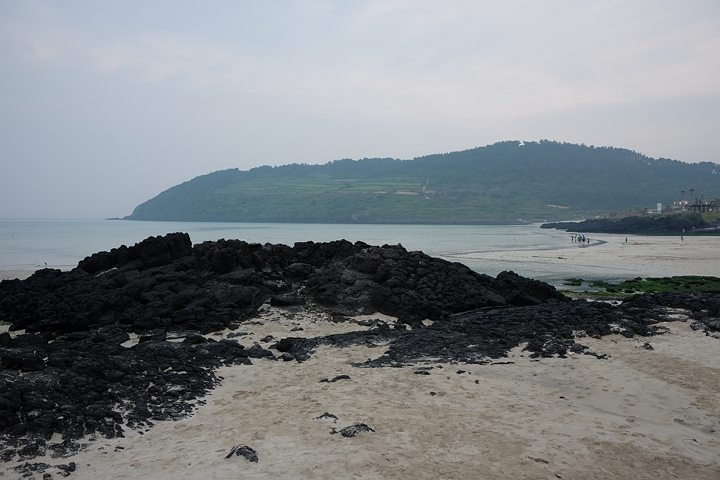
#> input picture img/img1.jpg, 720 x 480 px
$ python 3.py
#> lines starting #> are read from the running program, lines starting #| are printed output that depends on the picture
import cv2 as cv
import numpy as np
import matplotlib.pyplot as plt

def main():

    img1 = cv.imread('../img/img1.jpg')
#> img1 is the input picture: shape (480, 720, 3); mean B, G, R 134.2, 130.6, 125.7
    img2 = cv.imread('../img/img2.jpg')
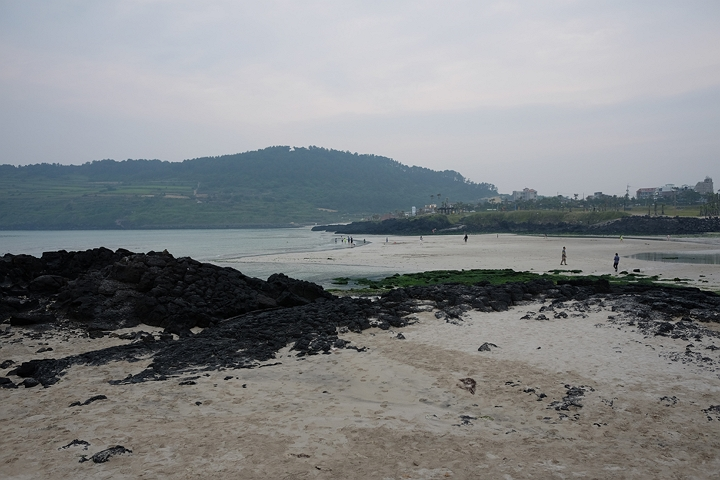
#> input picture img/img2.jpg, 720 x 480 px
#> img2 is the input picture: shape (480, 720, 3); mean B, G, R 134.4, 132.3, 129.6

    # 이미지가 제대로 로드되었는지 확인
    if img1 is None or img2 is None:
        print("이미지를 불러올 수 없습니다.")
        return

    # 그레이스케일 변환 (특징점 검출용)
    gray1 = cv.cvtColor(img1, cv.COLOR_BGR2GRAY)
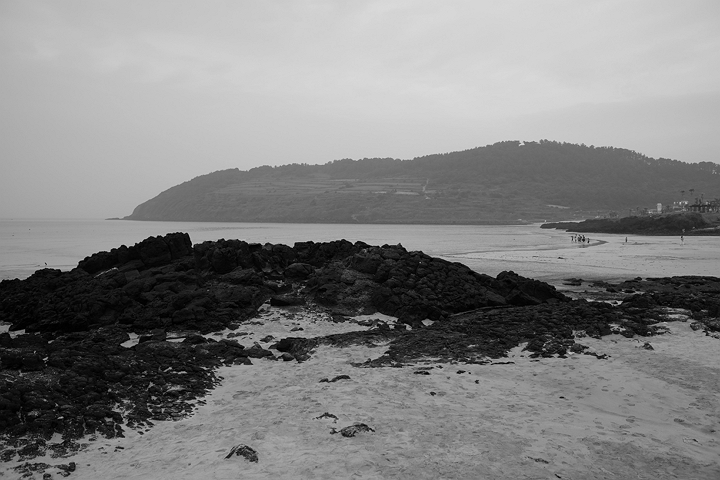
#> gray1: shape (480, 720); min 0, max 219, mean 129.5
    gray2 = cv.cvtColor(img2, cv.COLOR_BGR2GRAY)
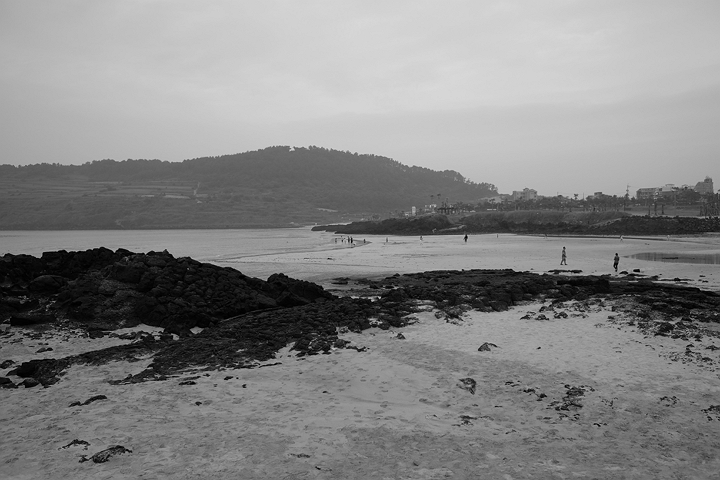
#> gray2: shape (480, 720); min 0, max 218, mean 131.7

    # SIFT 객체 생성
    sift = cv.SIFT_create()  # 기본 파라미터로 SIFT 객체 생성

    # 각 이미지에서 특징점과 설명자 추출
    kp1, des1 = sift.detectAndCompute(gray1, None)
#> kp1 = 927 keypoints; strongest (x, y, size): (619, 303, 2.6), (427, 373, 2.2), (205, 368, 1.9), (440, 367, 2.1)
    kp2, des2 = sift.detectAndCompute(gray2, None)
#> kp2 = 965 keypoints; strongest (x, y, size): (466, 237, 2), (638, 270, 2.3), (635, 270, 1.9), (244, 386, 2.5)

    print(f"첫 번째 이미지 특징점 개수: {len(kp1)}")
#| 첫 번째 이미지 특징점 개수: 927
    print(f"두 번째 이미지 특징점 개수: {len(kp2)}")
#| 두 번째 이미지 특징점 개수: 965

    # bf 기반 매처 설정
    bf = cv.BFMatcher(cv.NORM_L2, crossCheck=False)  # crossCheck=False: 양방향 매칭 비활성화

    # 매칭 수행 (모든 특징점 간 매칭)
    matches = bf.match(des1, des2)
#> matches = 927 matches

    # knnMatch를 사용하여 각 특징점마다 가장 가까운 2개의 매칭점 찾기
    knn_matches = bf.knnMatch(des1, des2, 2)  # k=2: 각 특징점에 대해 상위 2개 매칭
#> knn_matches = 927 matches

    # Lowe의 ratio test를 적용하여 좋은 매치 선택
    # 첫 번째 매치가 두 번째 매치보다 충분히 좋은 경우만 선택
    ratio = 0.7  # 비율 임계값 (0.7 권장)
    good_match = []
    for nearest1, nearest2 in knn_matches:
        if nearest1.distance < nearest2.distance * ratio:  # 첫 번째 매치가 두 번째의 70% 이하 거리
            good_match.append(nearest1)
#> after the loop, good_match = 270 matches

    print(f"좋은 매치 개수: {len(good_match)}")
#| 좋은 매치 개수: 270

    # 매칭점에서 좌표 추출
    # queryIdx: 첫 번째 이미지에서의 특징점 인덱스, trainIdx: 두 번째 이미지에서의 특징점 인덱스
    points1 = np.float32([kp1[match.queryIdx].pt for match in good_match])  # 첫 번째 이미지 대응점
#> points1 = 270 pairs, first value 19.44 to 708.6, second value 135.2 to 465.1
    points2 = np.float32([kp2[match.trainIdx].pt for match in good_match])  # 두 번째 이미지 대응점
#> points2 = 270 pairs, first value 8.21 to 584.2, second value 141.1 to 471.8

    # RANSAC을 사용하여 호모그래피 계산
    # RANSAC(Random Sample Consensus): 이상치(outlier)에 강인한 모델 추정 알고리즘
    H, _ = cv.findHomography(points1, points2, cv.RANSAC)  # H: 호모그래피 행렬
#> H = [[1.65, -0.0446, -418.5], [0.176, 1.44, -83.12], [0.000879, 2.58e-05, 1]]

    # 이미지 크기 가져오기
    h1, w1 = img1.shape[:2]  # 첫 번째 이미지 높이, 너비
#> h1 = 480; w1 = 720
    h2, w2 = img2.shape[:2]  # 두 번째 이미지 높이, 너비
#> h2 = 480; w2 = 720

    # 변환 후 이미지 크기 계산 (두 번째 이미지 크기로 설정)
    # 첫 번째 이미지의 네 모서리 좌표
    box1 = np.float32([(0,0), (0,h1-1), (w1-1,h1-1), (w1-1,0)]).reshape(4,1,2)
#> box1 = [[0, 0], [0, 479], [719, 479], [719, 0]]
    # 호모그래피를 적용하여 첫 번째 이미지의 모서리가 두 번째 이미지에서 어디에 위치하는지 계산
    box2 = cv.perspectiveTransform(box1, H)
#> box2 = [[-418.5, -83.12], [-434.5, 600.6], [452, 446.8], [468.5, 26.75]]

    # 두 번째 이미지 위에 첫 번째 이미지 변환하여 합치기
    # 호모그래피로 계산된 영역을 녹색 선으로 표시
    img2_warped = cv.polylines(img2.copy(), [np.int32(box2)], True, (0,255,0), 3)

    # 첫 번째 이미지를 호모그래피를 사용하여 변환
    # 두 이미지를 나란히 배치하고 매칭 라인 그리기
    img_match = np.zeros((max(h1,h2), w1+w2, 3), dtype=np.uint8)
    cv.drawMatches(img1, kp1, img2, kp2, good_match, img_match, flags=cv.DrawMatchesFlags_NOT_DRAW_SINGLE_POINTS)
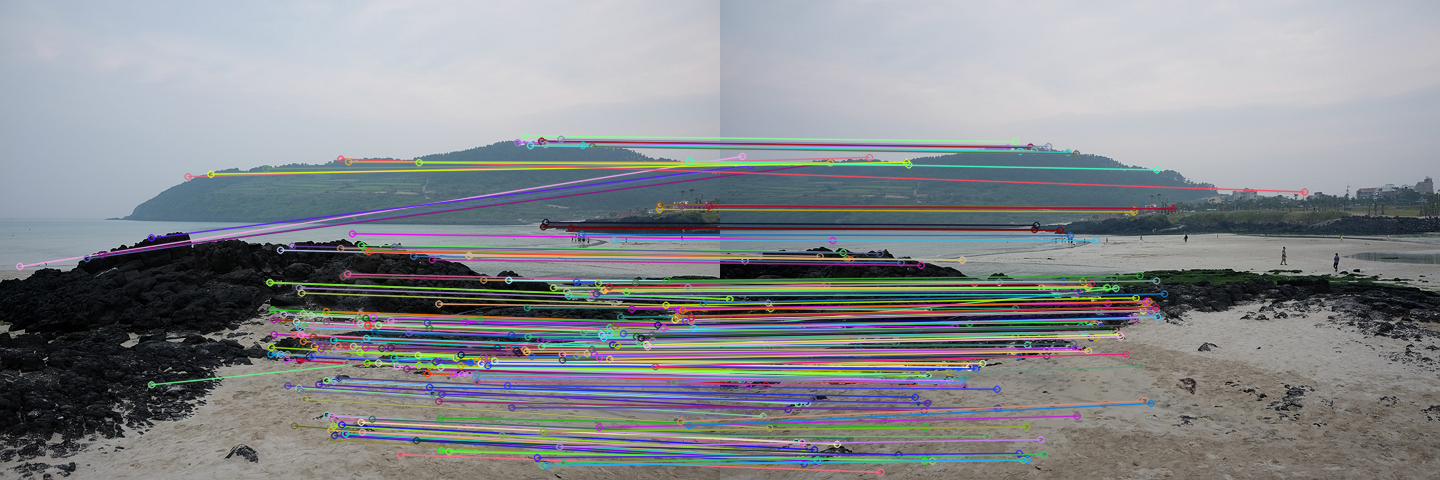
#> img_match: shape (480, 1440, 3); mean B, G, R 141.2, 137.1, 134.2

    # 결과 이미지를 matplotlib으로 시각화
    plt.figure(figsize=(15, 10))

    # 매칭 결과 표시
    plt.subplot(2, 2, 1)
    plt.title('Matches and Homography')
    plt.imshow(cv.cvtColor(img_match, cv.COLOR_BGR2RGB))
    plt.axis('off')

    # 두 번째 이미지에 변환 영역 표시
    plt.subplot(2, 2, 2)
    plt.title('Projected Region on Image 2')
    plt.imshow(cv.cvtColor(img2_warped, cv.COLOR_BGR2RGB))
    plt.axis('off')

    # 첫 번째 이미지를 두 번째 이미지 공간으로 변환
    # 호모그래피를 적용하여 첫 번째 이미지를 두 번째 이미지의 크기와 시점으로 변환
    warped_img = cv.warpPerspective(img1, H, (w2, h2))
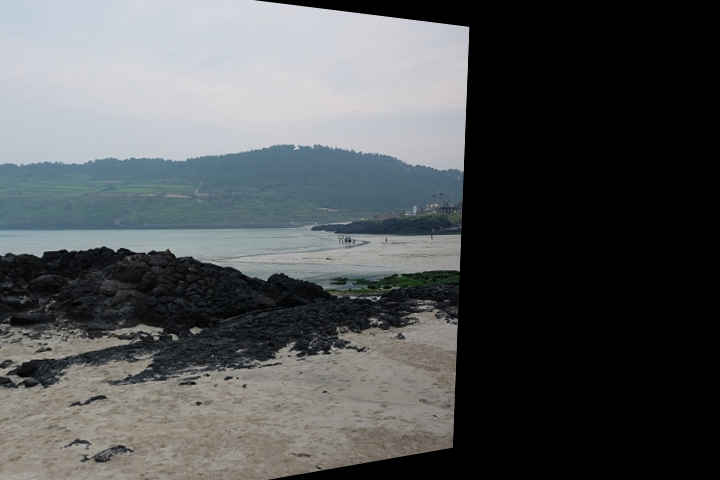
#> warped_img: shape (480, 720, 3); mean B, G, R 86.3, 84.9, 82

    plt.subplot(2, 2, 3)
    plt.title('Image 1 Warped to Image 2 Space')
    plt.imshow(cv.cvtColor(warped_img, cv.COLOR_BGR2RGB))
    plt.axis('off')

    # 변환된 이미지와 두 번째 이미지 합성
    # 두 영상을 반투명하게 합성하여 정합 결과 확인
    alpha = 0.5  # 첫 번째 이미지 투명도
    beta = 1.0 - alpha  # 두 번째 이미지 투명도
    blended = cv.addWeighted(warped_img, alpha, img2, beta, 0.0)
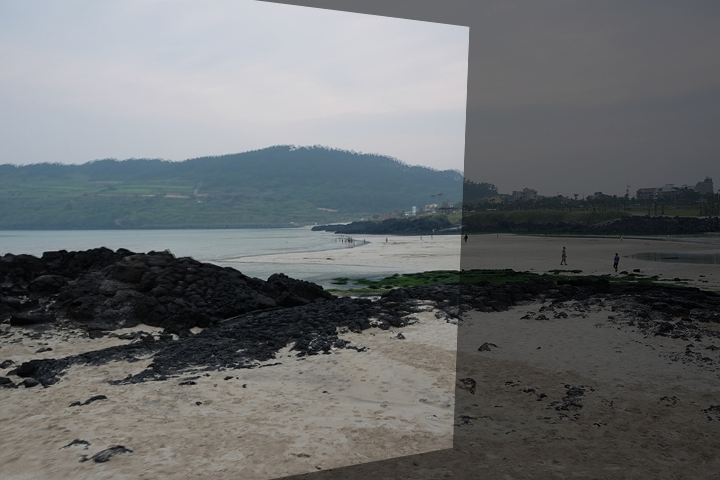
#> blended: shape (480, 720, 3); mean B, G, R 110.3, 108.6, 105.8

    plt.subplot(2, 2, 4)
    plt.title('Blended Result (Alignment Verification)')
    plt.imshow(cv.cvtColor(blended, cv.COLOR_BGR2RGB))
    plt.axis('off')

    plt.tight_layout()
    plt.show()
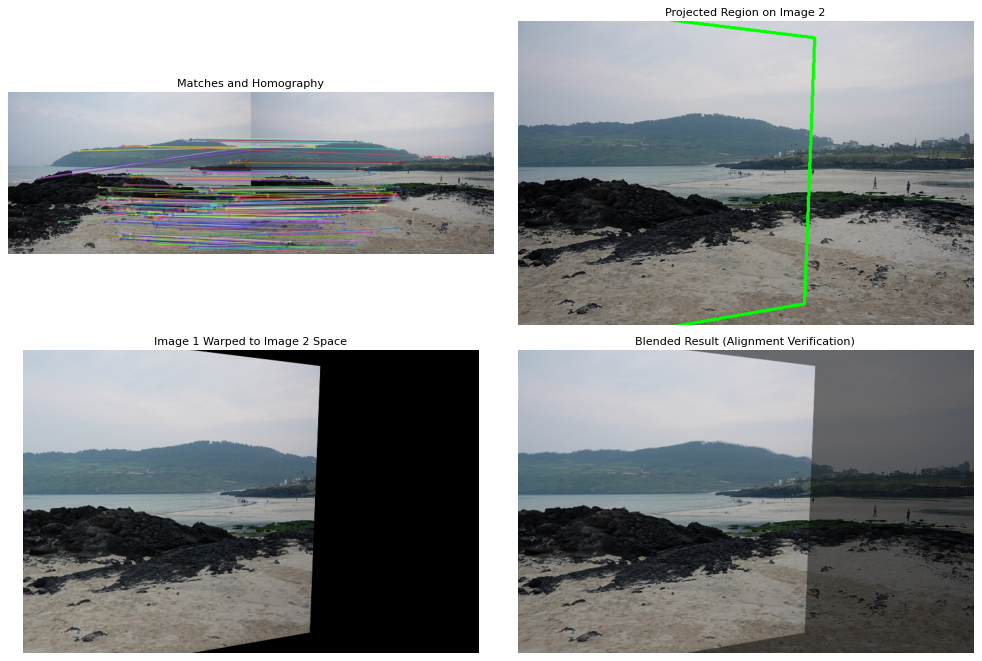
#> figure drawn by matplotlib, 4 panels


# 스크립트가 직접 실행될 때만 main() 함수 호출
if __name__ == "__main__":
    main()
